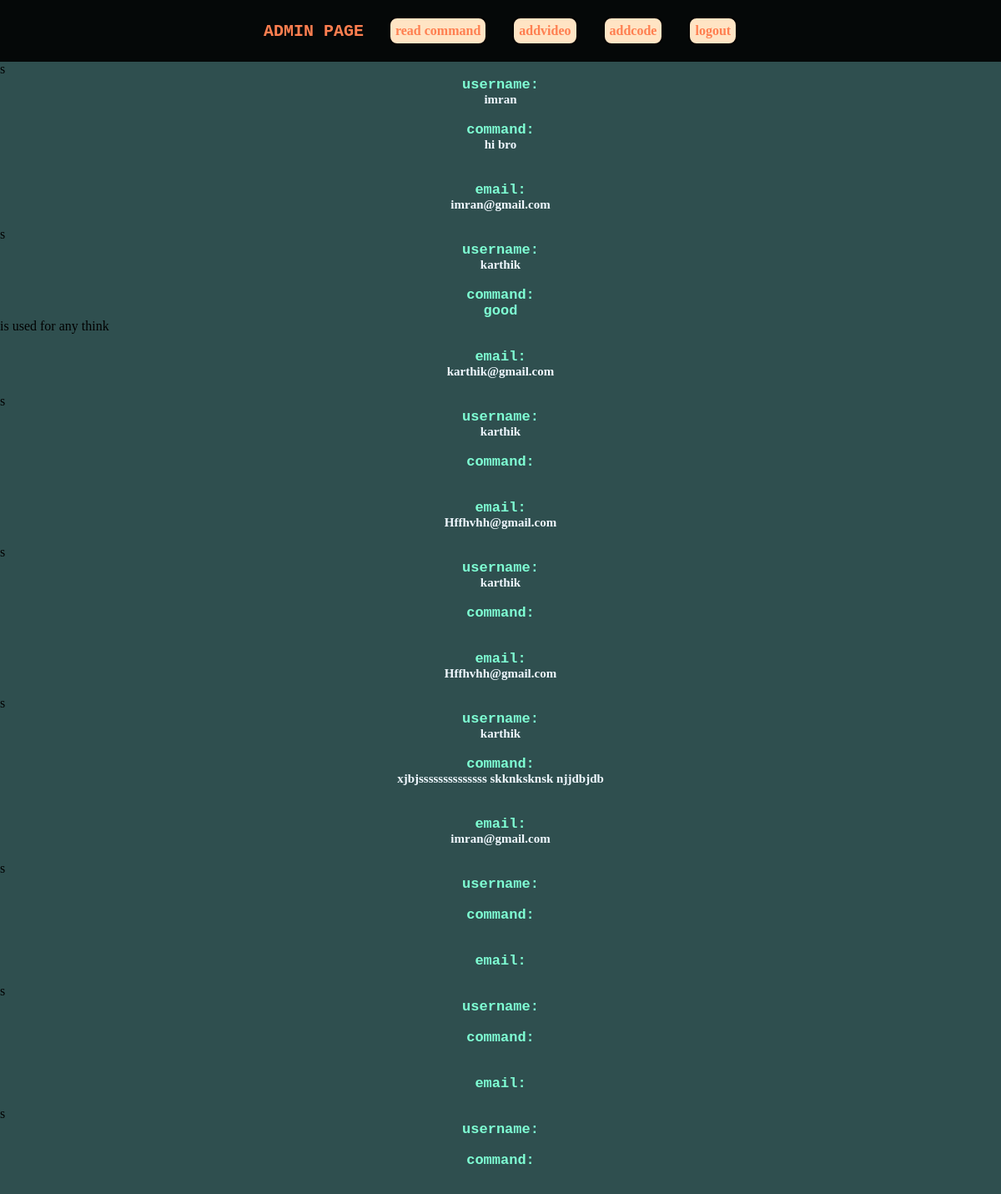
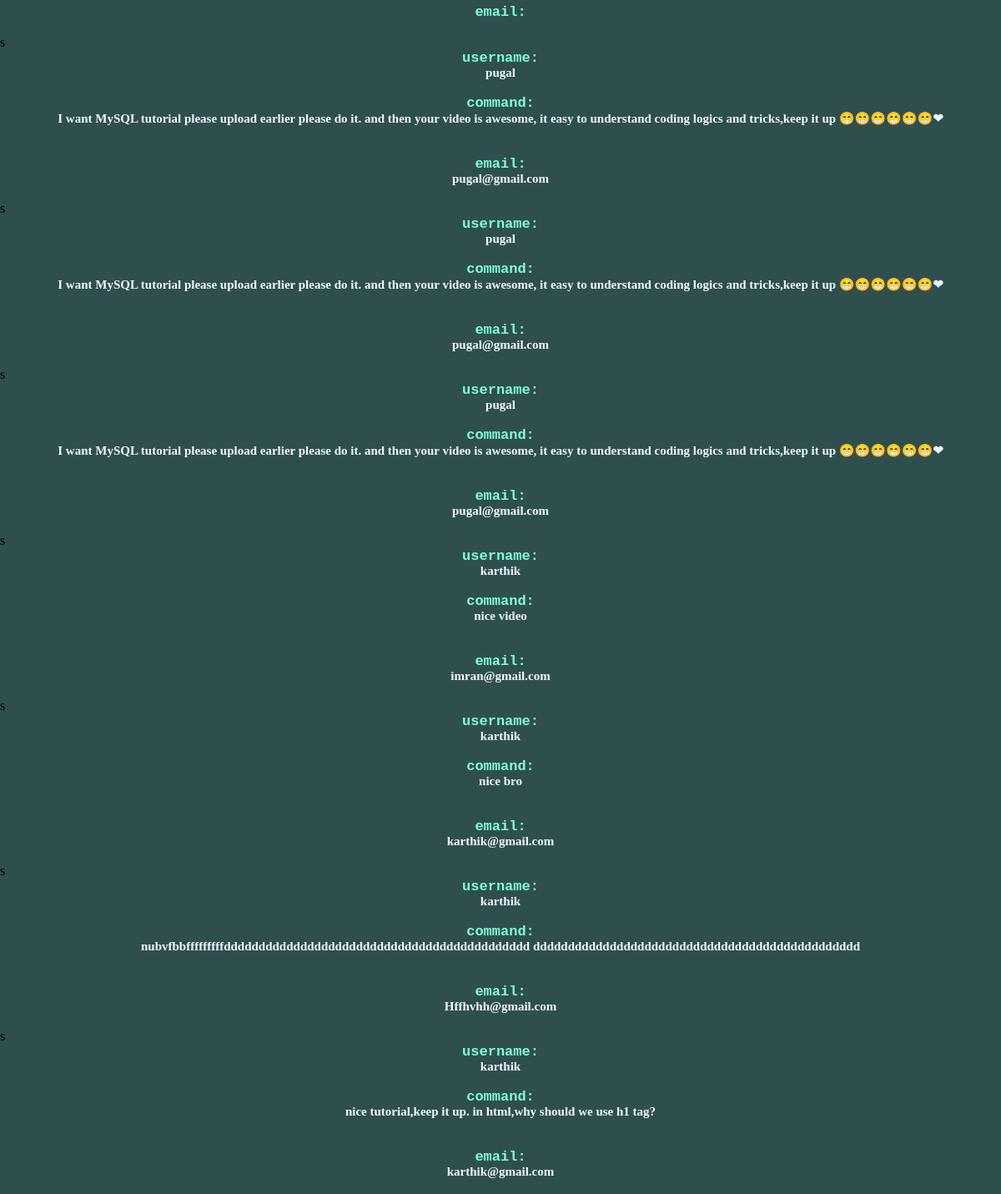
The app's page /aread.php with its own data (2 pictures, top to bottom).
### tables this page shows
CREATE TABLE `userc` (
  `username` varchar(30) NOT NULL,
  `usercommand` varchar(5000) NOT NULL,
  `email` varchar(100) NOT NULL
);

### aread.php (the view, shortened to what this page needs)
<!DOCTYPE html>
<html lang="en">
<head>
</head>
<body>
   <div id="nav">
       <h1>ADMIN PAGE</h1>
       <a onclick="mycmd()">read command</a>
        <a onclick="myvid()">addvideo</a>
           <a onclick="mycd()">addcode</a>
       <a href="index.php">logout</a>
   </div>
   <div id="command">
    <?php
    $servername = "localhost";
$username = "root";
$password = "";
$dbname = "logdb";
$conn = new mysqli($servername, $username, $password, $dbname);
$sql = "SELECT username, usercommand,email FROM userc";
$result = $conn->query($sql);
if ($result->num_rows > 0) {
  while($row = $result->fetch_assoc()) {
    echo "<div id=com>s<h1>username:</h1>" ."<h2>". $row["username"]."</h2>". "<br><h1>command:</h1>". "<h2>".$row["usercommand"]. "</h2><br>"."<br><h1>email:</h1>"."<h2>".$row["email"]."</h2><br></div>";
  }
} else {
  echo "0 results";
}
?>
</div>
    <?php include("addvideo.php");
    ?>
    <?php include("addcode.php");
    ?>
</body>
</html>

### addvideo.php (shortened to what this page needs)
<!DOCTYPE html>
<html lang="en">
<head>
</head>
<body>
</body>
</html>

### addcode.php (shortened to what this page needs)
<!DOCTYPE html>
<html lang="en">
<head>
</head>
<body>
</body>
</html>

### aread.php (style rules this page uses)
body { background: darkslategray; }
h1 { color: aquamarine; font-size: 17px; font-family: monospace; text-align: center; }
h2 { color: aliceblue; font-size: 15px; font-family: cursive; text-align: center; }
#nav { position: sticky; position: -webkit-sticky; background-color: rgba(0,0,0,.9); color: aqua; display: flex; justify-content: center; align-items: center; padding: 20px; }
#nav a { color: coral; font-weight: 700; background-color: bisque; padding: 6px; border: 2px solid black; border-radius: 10px; text-decoration: none; margin-left: 30px; }
#nav h1 { color: coral; font-weight: 700; font-size: 20px; }

### addvideo.php (style rules this page uses)
* { margin: 0px; padding: 0px; }
body { background-color: darkslategray; }

### addcode.php (style rules this page uses)
* { margin: 0px; padding: 0px; }
body { background-color: darkslategray; }

### records on screen
userc: username "imran", usercommand "hi bro", email "imran@gmail.com"
userc: username "karthik", usercommand "good is used for any think", email "karthik@gmail.com"
userc: username "karthik", email "Hffhvhh@gmail.com"
userc: username "karthik", email "Hffhvhh@gmail.com"
userc: username "karthik", usercommand "xjbjssssssssssssss skknksknsk njjdbjdb", email "imran@gmail.com"
userc: username "pugal", usercommand "I want MySQL tutorial please upload earlier please do it. and then your video is awesome, it easy to understand coding logics and tricks,keep it up 😁😁😁😁😁😁❤", email "pugal@gmail.com"
userc: username "pugal", usercommand "I want MySQL tutorial please upload earlier please do it. and then your video is awesome, it easy to understand coding logics and tricks,keep it up 😁😁😁😁😁😁❤", email "pugal@gmail.com"
userc: username "pugal", usercommand "I want MySQL tutorial please upload earlier please do it. and then your video is awesome, it easy to understand coding logics and tricks,keep it up 😁😁😁😁😁😁❤", email "pugal@gmail.com"
userc: username "karthik", usercommand "nice video", email "imran@gmail.com"
userc: username "karthik", usercommand "nice bro", email "karthik@gmail.com"
userc: username "karthik", usercommand "nubvfbbfffffffffdddddddddddddddddddddddddddddddddddddddddddd ddddddddddddddddddddddddddddddddddddddddddddddd", email "Hffhvhh@gmail.com"
userc: username "karthik", usercommand "nice tutorial,keep it up. in html,why should we use h1 tag?", email "karthik@gmail.com"
